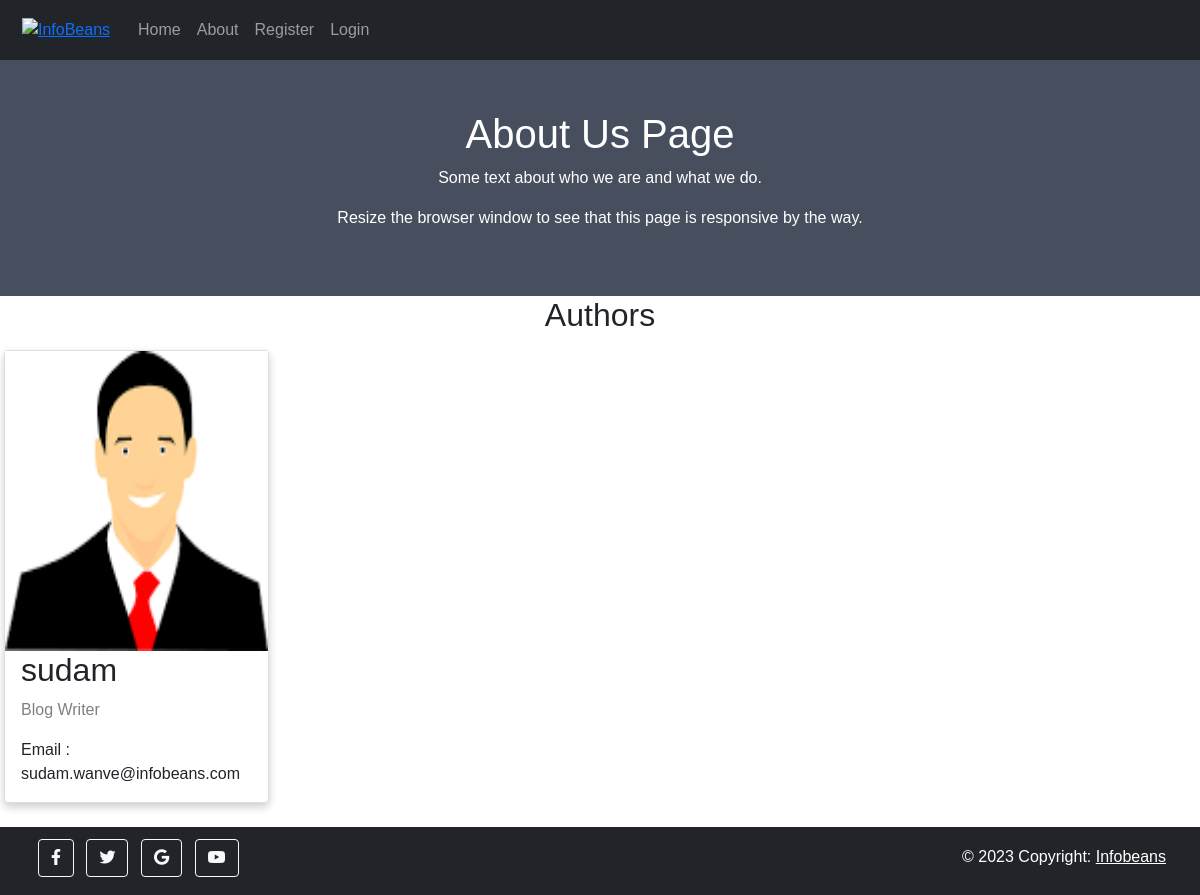
Screenshot of /info with the database file from the repository.
### wowblog/models.py (models this page shows, shortened)
class User(db.Model, UserMixin):
    __tablename__ = 'users'
    id              = db.Column(db.Integer, primary_key=True)
    profile_image   = db.Column(db.String(64), nullable=False, default='default_profile.jpg')
    email           = db.Column(db.String(64), unique=True,index=True)
    username        = db.Column(db.String(64), unique=True, index=True)
    password_hash   = db.Column(db.String(128))
    post            = db.relationship('BlogPost',  backref='author', lazy=True)

### wowblog/core/views.py (the view)
@core.route('/info')
def info():
    all_users = User.query.all()
    return render_template('info.html', users=all_users)

### wowblog/templates/info.html (shortened to what this page needs)
{% extends 'base.html' %}
{% block content %}
   <div class="about-section">
  <h1>About Us Page</h1>
  <p>Some text about who we are and what we do.</p>
  <p>Resize the browser window to see that this page is responsive by the way.</p>
</div>
<h2 style="text-align:center">Authors</h2>
<div class="row">
  {% for user in users %}
    <div class="column">
      <div class="card">
        <img src="{{url_for('static', filename='profile_pics/'+user.profile_image)}}" alt="Jane" style="width:100%; height:300px;">
        <div class="container">
          <h2>{{ user.username }}</h2>
          <p class="title">Blog Writer</p>
          <p>Email : {{ user.email }}</p>
        </div>
      </div>
    </div>
  {% endfor %}
</div>
{% endblock %}

### wowblog/templates/base.html (style rules this page uses)
body { margin: 0; padding: 0; display: flex; flex-direction: column; min-height: 100vh; }

### wowblog/templates/info.html (style rules this page uses)
body { font-family: Arial, Helvetica, sans-serif; margin: 0; }
html { box-sizing: border-box; }
*, *:before, *:after { box-sizing: inherit; }
.column { float: left; width: 24.3%; margin-bottom: 16px; padding: 0 8px; }
.card { box-shadow: 0 4px 8px 0 rgba(0, 0, 0, 0.2); margin: 8px; }
.about-section { padding: 50px; text-align: center; background-color: #474e5d; color: white; }
.container { padding: 0 16px; }
.container::after, .row::after { content: ""; clear: both; display: table; }
.title { color: grey; }

### rows the page displays
User: profile_image (picture), username "sudam", email "sudam.wanve@infobeans.com"
